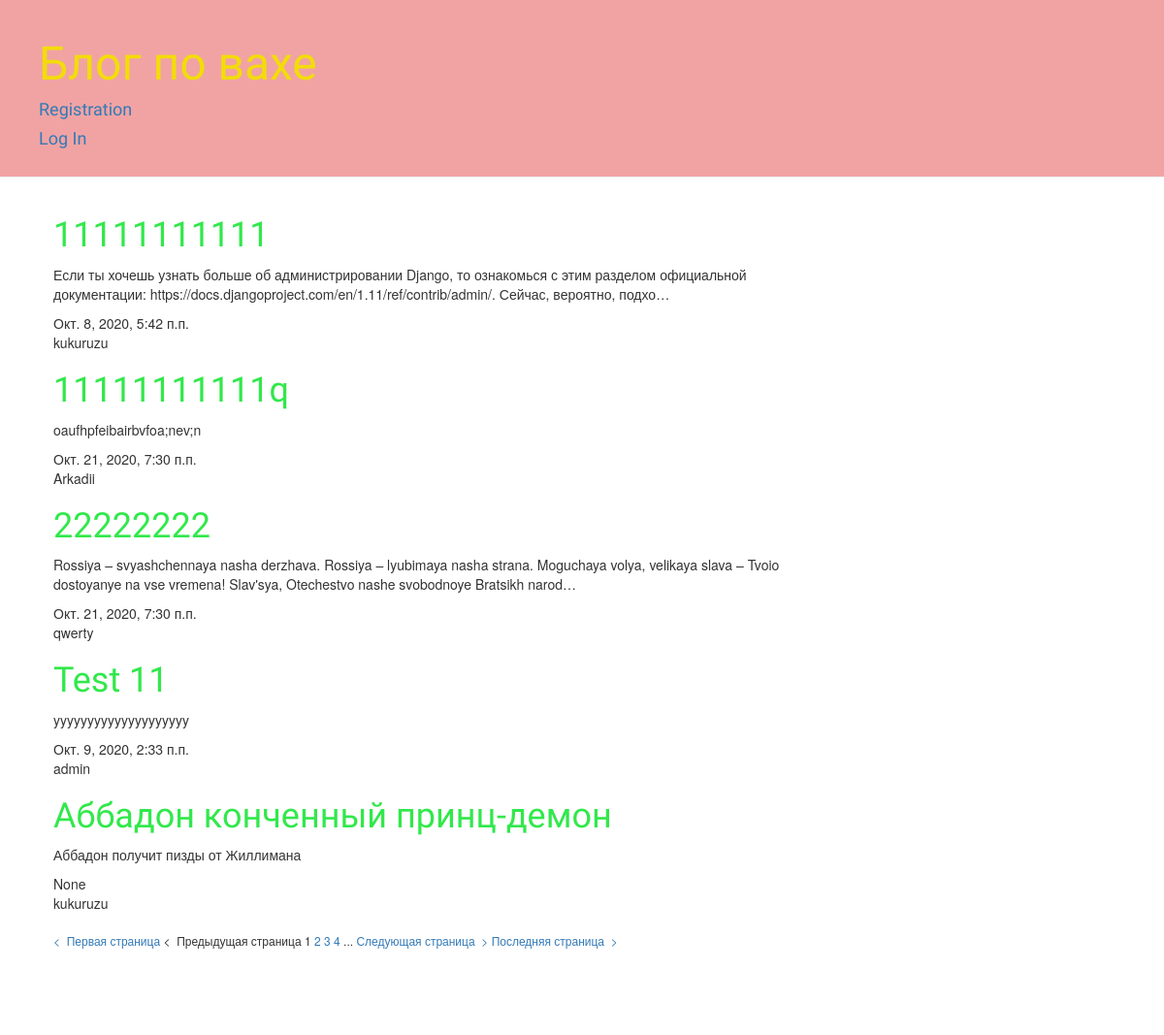
The page / on the database its author committed.
### blog/models.py (models this page shows, shortened)
class Post(models.Model):
    author = models.ForeignKey(settings.AUTH_USER_MODEL, on_delete=models.CASCADE)
    title = models.CharField(max_length=200)
    text = models.TextField()
    created_datetime = models.DateTimeField(default=timezone.now)
    published_date = models.DateTimeField(blank = True, null = True)

### blog/views.py (the view)
# urls.py: path('', views.post_list, name='post_list'),
def post_list(request):
    posts = Post.objects.all().order_by('title')
    paginator = Paginator(posts, 5)
    page = request.GET.get('page')
    try:
        posts = paginator.page(page)
    except PageNotAnInteger:
        posts = paginator.page(1)
    except EmptyPage:
        posts = paginator.page(paginator.num_pages)
    return render(request, 'blog/post_list.html', {'page': page, 'posts': posts, 'last_page': paginator.num_pages})

### blog/templates/blog/post_list.html
{% extends 'blog/base.html' %}
{% load static %}
{% block content %}
    {% for post in posts %}
        <div class="post">
            <h1><a href="{% url 'post_detail' pk=post.pk %}">{{ post.title }}</a></h1>
            <p>{{ post.text| truncatechars:200 }}</p>
            <div class="date_and_author">
                {{ post.published_date }}
            </div>
            <div class="author">
                {% if user.is_authenticated %}
                    {% if user.id == post.author_id %}
                        <a href="{% url 'dashboard' %}">{{ user.username }}</a>
                    {% else %}
                        {{ post.author }}
                    {% endif %}
                {% else %}
                    {{ post.author }}
                {% endif %}
    {% endfor %}
    {% include 'blog/pagination.html' %}
{% endblock %}

### blog/static/css/blog.css (style rules this page uses)
h1, h2, h3, h4 { font-family: 'Lobster', cursive; }
.post { margin-bottom: 70px; }
.post h1 a, .post h1 a:visited { color: #31E84B; }

### rows shown on the page
Post: title "11111111111", text "Если ты хочешь узнать больше об администрировании Django, то ознакомься с этим разделом официальной документации: https://docs.djangoproject.com/en/1.11/ref/contrib/admin/. Сейчас, вероятно, подхо…", published_date "Окт. 8, 2020, 5:42 п.п.", author "kukuruzu"
Post: title "11111111111q", text "oaufhpfeibairbvfoa;nev;n", published_date "Окт. 21, 2020, 7:30 п.п.", author "Arkadii"
Post: title "22222222", text "Rossiya – svyashchennaya nasha derzhava. Rossiya – lyubimaya nasha strana. Moguchaya volya, velikaya slava – Tvoio dostoyanye na vse vremena! Slav'sya, Otechestvo nashe svobodnoye Bratsikh narod…", published_date "Окт. 21, 2020, 7:30 п.п.", author "qwerty"
Post: title "Test 11", text "yyyyyyyyyyyyyyyyyyyy", published_date "Окт. 9, 2020, 2:33 п.п.", author "admin"
Post: title "Аббадон конченный принц-демон", text "Аббадон получит пизды от Жиллимана", published_date "None", author "kukuruzu"

### other values the page prints
{{ posts.number }} "1"
{{ posts.number|add:'1' }} "2"
{{ posts.number|add:'2' }} "3"
{{ posts.number|add:'3' }} "4"
